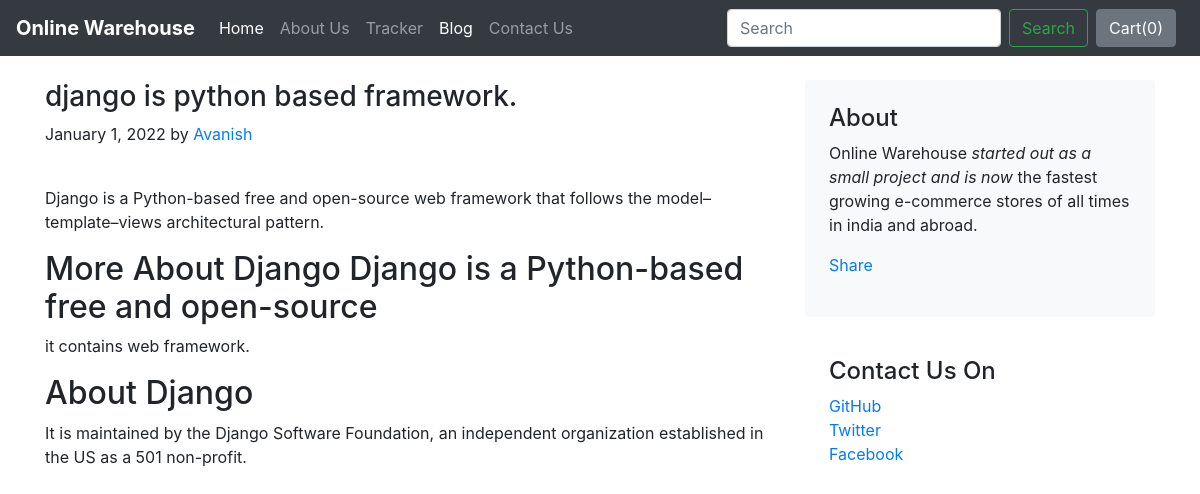
The app's page /blog/blogpost/2 with its own data.
### blog/models.py (models this page shows, shortened)
class Blogpost(models.Model):
    post_id = models.AutoField(primary_key=True)
    title = models.CharField(max_length=50)
    head0 = models.CharField(max_length=500,default="")
    chead0 = models.CharField(max_length=5000,default="")
    head1 = models.CharField(max_length=500,default="")
    chead1 = models.CharField(max_length=5000,default="")
    head2 = models.CharField(max_length=500,default="")
    chead2 = models.CharField(max_length=5000,default="")
    pub_date = models.DateField()
    thumbnail = models.ImageField(upload_to='shop/images',default="")

### blog/views.py (the view)
# urls.py: path("blogpost/<int:id>", views.blogpost, name = "blogPost"),
def blogpost(request,id):
    post = Blogpost.objects.filter(post_id = id)[0]
    return render(request, 'blog/blogpost.html',{'post':post})

### blog/templates/blog/blogpost.html (shortened to what this page needs)
{% extends 'blog/basic.html' %}
{% block body %}
<div class="container">
    <div class="row mt-4">
        <div class="col-md-8 blog-main">
            <h3 class="font-bold">
                {{post.title}}
            </h3>
            <div class="blog-post">
                <p class="blog-post-meta">January 1, 2022 by<a href="#"> Avanish</a></p>
                <div class="fb-like" data-href="http://127.0.0.1:8000/blog/blogpost/{{post.post_id}}" data-layout="standard" data-action="like" data-size="large" data-show-faces="false" data-share="true"></div><br>
                <p>{{post.chead0}}</p>
                <h2>{{post.head1}}</h2>
                <p>{{post.chead1}}</p>
                <h2>{{post.head2}}</h2>
                <p>{{post.chead2}}</p>
            </div>
        </div>
        <aside class="col-md-4 blog-sidebar">
            <div class="p-4 mb-3 bg-light rounded">
                <h4 class="font-bold">About</h4>
                <p class="mb-0">Online Warehouse <em>started out as a small project and is now</em> the fastest growing e-commerce stores of all times in india and abroad.</p>
                <div class="my-3 fb-share-button" data-href="http://127.0.0.1:8000/blog/blogpost/{{post.post_id}}" data-layout="button_count" data-size="large"><a target="_blank" href="https://www.facebook.com/sharer/sharer.php?u=http%3A%2F%2F127.0.0.1%3A8000%2Fblog%2Fblogpost%2F4&src=sdkpreparse" class="fb-xfbml-parse-ignore">Share</a></div>
            </div>
            <div class="p-4">
                <h4 class="font-bold">Contact Us On</h4>
                <ol class="list-unstyled">
                    <li><a href="#">GitHub</a></li>
                    <li><a href="#">Twitter</a></li>
                    <li><a href="#">Facebook</a></li>
                </ol>
            </div>
        </aside>
    </div>
</div>
{% endblock %}

### records on screen
Blogpost: title "django is python based framework.", chead0 "Django is a Python-based free and open-source web framework that follows the model–template–views architectural pattern.", head1 "More About Django Django is a Python-based free and open-source", chead1 "it contains web framework.", head2 "About Django", chead2 "It is maintained by the Django Software Foundation, an independent organization established in the US as a 501 non-profit."
